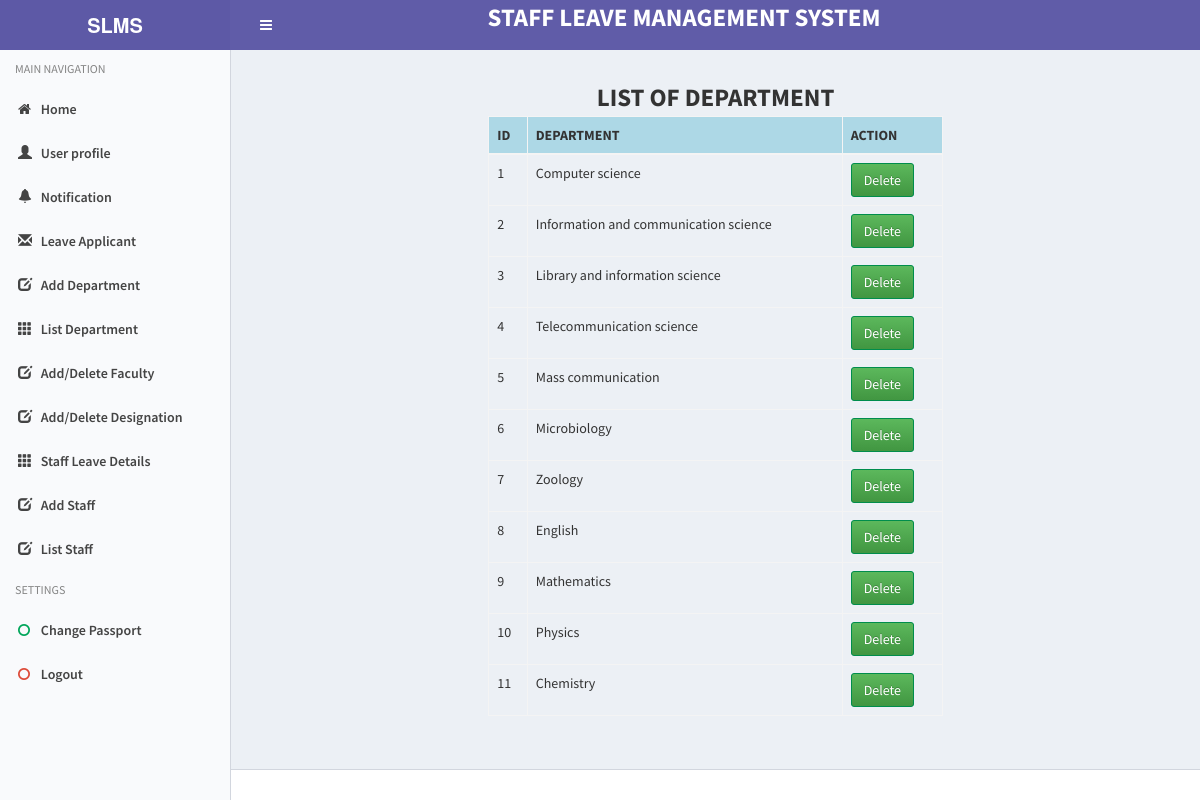
/listDepartment.php (signed in), run on the app's committed database.
### tables this page shows
CREATE TABLE `department` (
  `departmentId` int(11) NOT NULL,
  `department` text NOT NULL
);

### DbOperationModel.php (called while the page is built, shortened)
<?php
	class DbOperation
	{
		function dbSelectAll($columnsName,$tablesName,$conditions)
		{
			$result = mysql_query( "SELECT ".$columnsName." FROM ".$tablesName." WHERE ".$conditions);
			return $result;
		}
		function getForhrApproval()
		{
			$objDbOperation = new DbOperation();
			$columnsName = "COUNT(deanApproval)";
			$tablesName = "leaveapplicationdetails";
			$conditions = "deanApproval = 1 AND hrApproval =0";
			$result = $objDbOperation->dbSelectAll($columnsName,$tablesName,$conditions);
			return $result;
		}
	}
?>

### listDepartment.php (the view, shortened to what this page needs)
<?php
include("process.php");
extract($_SESSION);
  if(isset($_SESSION['staff_id']))
  {
  if ($_SESSION['level'] == 3)
  {
?>
<!DOCTYPE html>
<html>
  <head>
    <link rel="stylesheet" href="app/assets/css/bootstrap.min.css">
    <link rel="stylesheet" href="app/assets/css/bootstrap-theme.min.css">
    <link rel="stylesheet" href="app/assets/css/font-awesome.css">
    <link rel="stylesheet" href="app/dist/css/AdminLTE.min.css">
    <link rel="stylesheet" href="app/dist/css/skins/_all-skins.min.css">
    <link href="app/assets/css/dataTables.bootstrap.min.css" rel="stylesheet">
    <link rel="stylesheet" href="app/assets/plugins/magic/magic.css" />
    <link rel="stylesheet" href="assets/css/bootstrap-fileupload.min.css" />
    <link rel="stylesheet" href="assets/css/main.css" />
    <link rel="stylesheet" href="assets/css/theme.css" />
  </head>
  <body class="hold-transition skin-purple-light sidebar-mini">
    <div class="wrapper">
      <header class="main-header">
        <a href="index.php" class="logo">
          <span class="logo-lg"><b>SLMS</b></span>
        </a>
        <nav class="navbar navbar-static-top" role="navigation">
          <div class="col-md-3"><a href="#" class="sidebar-toggle" data-toggle="offcanvas" role="button">
          </a></div>
           <div class="col-md-9 col-sm-0"><span class="logo-lg" style="font-size: 25px; font-weight: bolder; color: #FFF; ">STAFF LEAVE MANAGEMENT SYSTEM</span></div>
        </nav>
      </header>
      <aside class="main-sidebar">
        <section class="sidebar">
          <ul class="sidebar-menu">
            <?php include_once('navigation/AdminNavigation.php'); ?>
          </ul>
        </section>
      </aside>
      <div class="content-wrapper">
        <section class="content">
           <form method="post" action="process.php">
            <div class="row">
               <div class="col-md-3"></div>
                <div class="col-md-6">
                   <section class="content-header" style="text-align: center; font-size: 25px; "><b>LIST OF DEPARTMENT</b></section>
                   <div class="table-responsive">
                  <table class="table table-bordered">
                    <thead style="background-color:lightblue;">
                      <tr>
                        <th>ID</th>
                        <th>DEPARTMENT</th>
                        <th>ACTION</th>
                      </tr>
                    </thead>
                    <tbody>
                      <?php
                      $sql = "SELECT * FROM department ";
                      $query = mysql_query($sql) or die(mysql_error());
                      while ($result = mysql_fetch_array($query)) {
                         echo '<tr>
                         <td>'.$result[0].'</td>
                         <td>'.$result[1].'</td>
                         <td><button class="btn btn-success" name="delete" value="'.$result[0].'">Delete</button></td></tr>';
                              }
                    ?>
                    </tbody>
                  </table>
                 </div>
                </div>
                <div class="col-md-3"></div>
          </div>
           </form>
        </section>
      </div>
      <footer class="main-footer">
      </footer>
</div>
</body>
</html>
<?php
  }
  }
  else
  {
   header("Location: stafflogin.php?id=error");
  }
?>

### navigation/AdminNavigation.php
<li class="header">MAIN NAVIGATION</li>
    <li class="treeview">
      <a href="index.php">
        <i class="fa fa-home"></i>
        <span>Home</span>
      </a>
    </li>
    <li class="treeview">
      <a href="userpage.php">
         <i class="glyphicon glyphicon-user" aria-hidden="true"></i>
          <span>User profile</span>
      </a>
    </li>
     <?php
    extract($_SESSION);
    $sql ="SELECT * FROM leaveapplicationdetails WHERE appliedStaffId ='$staff_id' AND hrApproval =1 AND seen =0";
     $query=mysql_query($sql) or die(mysql_error());
     if (mysql_num_rows($query)==1) {
        ?>
        <?php
          $objLeaveApplication = new LeaveApplication();
              $result = $objLeaveApplication->getApprovalNotification();
              while($row = mysql_fetch_array($result))
              {
              ?>
     <li class="treeview">
      <a href="approvalnotification.php">
         <i class="glyphicon glyphicon-bell" aria-hidden="true"></i>
          <span>Notification</span><span style="color:red"><?php if($row['COUNT(hrApproval)'] != 0){ ?>[ New <?php echo $row['COUNT(hrApproval)']; ?> ]<?php } ?></span>
      </a>
    </li>
    <?php
              }
              ?>
     <?php
              }
              else{
                $sql ="SELECT * FROM rejected_leave_notification WHERE appliedStaffId ='$staff_id' AND status ='rejected' AND notStatus =0";
     $query=mysql_query($sql) or die(mysql_error());
     if (mysql_num_rows($query)==1) {
        ?>
   <?php
          $objLeaveApplication = new LeaveApplication();
              $result = $objLeaveApplication->getDisapprovalNotification();
              while($row = mysql_fetch_array($result))
              {
              ?>
     <li class="treeview">
      <a href="rejectednotification.php">
         <i class="glyphicon glyphicon-bell" aria-hidden="true"></i>
          <span>Notification</span><span style="color:red"><?php if($row['COUNT(status)'] != 0){ ?>[ New <?php echo $row['COUNT(status)']; ?> ]<?php } ?></span>
      </a>
    </li>
    <?php
              } ?>
     <?php
              }else{
              ?>
    <li class="treeview">
      <a href="notification.php">
         <i class="glyphicon glyphicon-bell" aria-hidden="true"></i>
          <span>Notification</span>
      </a>
    </li>
              <?php
     }
   }
              ?>
    <?php
              $objLeaveApplication = new LeaveApplication();
              $result = $objLeaveApplication->getForhrApproval();
              while($row = mysql_fetch_array($result))
              {
              ?>
     <li class="treeview">
      <a href="leaveApplicant.php">
         <i class="glyphicon glyphicon-envelope" aria-hidden="true"></i>
          <span>Leave Applicant</span><span style="color:red"><?php if($row['COUNT(deanApproval)'] != 0){ ?>[ New <?php echo $row['COUNT(deanApproval)']; ?> ]<?php } ?></span>
      </a>
    </li>
    <?php
              }
              ?>
    <li class="treeview">
      <a href="addDepartment.php">
         <i class="glyphicon glyphicon-edit" aria-hidden="true"></i>
          <span>Add Department</span>
      </a>
    </li>
    <li class="treeview">
      <a href="listDepartment.php">
         <i class="glyphicon glyphicon-th" aria-hidden="true"></i>
          <span>List Department</span>
      </a>
    </li>
       <li class="treeview">
      <a href="addfaculty.php">
         <i class="glyphicon glyphicon-edit" aria-hidden="true"></i>
          <span>Add/Delete Faculty</span>
      </a>
    </li>
       <li class="treeview">
      <a href="addDesignation.php">
         <i class="glyphicon glyphicon-edit" aria-hidden="true"></i>
          <span>Add/Delete Designation</span>
      </a>
    </li>
    <li class="treeview">
      <a href="leaveDetail.php">
         <i class="glyphicon glyphicon-th" aria-hidden="true"></i>
          <span>Staff Leave Details</span>
      </a>
    </li>
        <li class="treeview">
      <a href="addstaff.php">
         <i class="glyphicon glyphicon-edit" aria-hidden="true"></i>
          <span>Add Staff</span>
      </a>
    </li>
    <li class="treeview">
      <a href="liststaff.php">
         <i class="glyphicon glyphicon-edit" aria-hidden="true"></i>
          <span>List Staff</span>
      </a>
    </li>
    <li class="header">SETTINGS</li>
    <li><a data-toggle="modal" data-target="#formModal" href="#"><i class="fa fa-circle-o text-green"></i>
      <span>Change Passport</span></a>
    </li>
  <li>
    <a href="logout.php"><i class="fa fa-circle-o text-red"></i>
    <span>Logout</span></a>
  </li>

### app/assets/css/main.css (style rules this page uses)
@media (min-width: 768px) { html, body { height: 100%; } }

### listDepartment.php (style rules this page uses)
body { background: lightblue; }

### data on the page
department: departmentId "1", department "Computer science"
department: departmentId "2", department "Information and communication science"
department: departmentId "3", department "Library and information science"
department: departmentId "4", department "Telecommunication science"
department: departmentId "5", department "Mass communication"
department: departmentId "6", department "Microbiology"
department: departmentId "7", department "Zoology"
department: departmentId "8", department "English"
department: departmentId "9", department "Mathematics"
department: departmentId "10", department "Physics"
department: departmentId "11", department "Chemistry"
